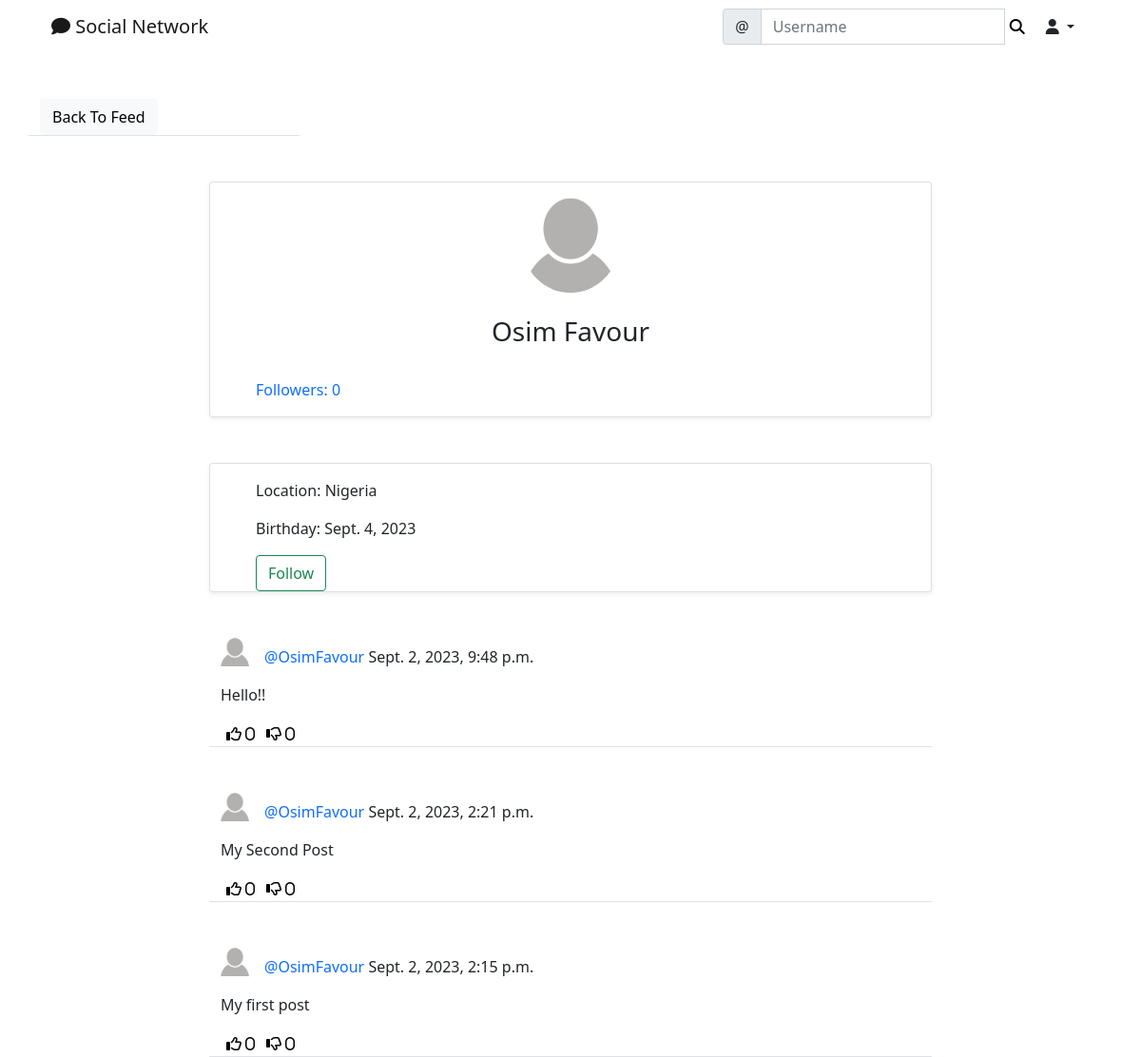
Page /social/profile/1/ on the earlier database version.
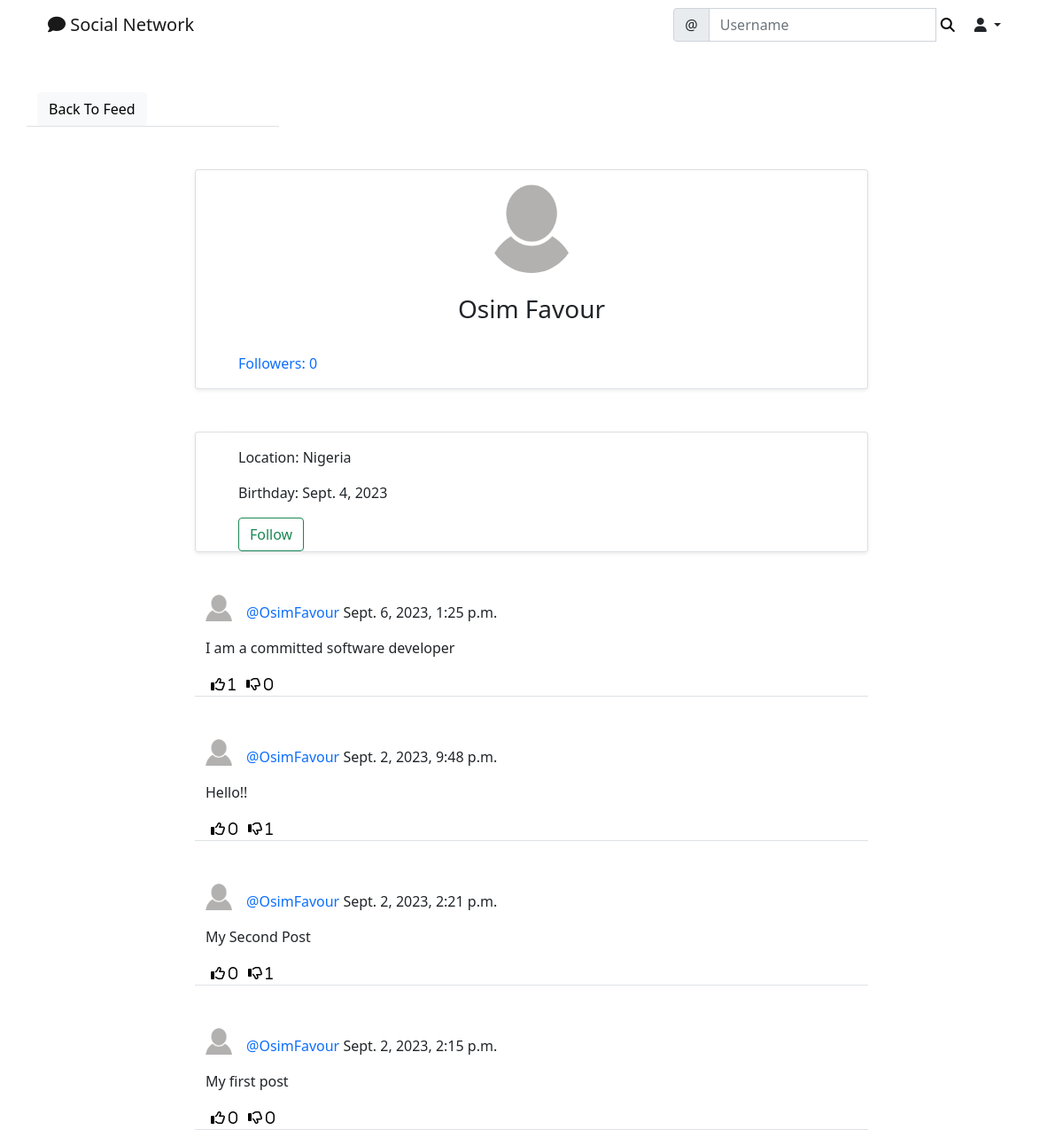
Same page on the later database version.
### social/models.py (models this page shows, shortened)
class Post(models.Model):
    body = models.TextField()
    created_on = models.DateTimeField(default=timezone.now)
    author = models.ForeignKey(User, on_delete=models.CASCADE)
    likes = models.ManyToManyField(User, blank=True, related_name='likes')
    dislikes = models.ManyToManyField(User, blank=True, related_name='dislikes')
    parent = models.ForeignKey('self', on_delete=models.CASCADE, blank=True, null=True, related_name='+')

class UserProfile(models.Model):
    user = models.OneToOneField(User, primary_key=True, verbose_name="user", related_name="profile", on_delete=models.CASCADE)
    name = models.CharField(max_length=30, blank=True, null=True)
    bio = models.TextField(max_length=500, blank=True, null=True)
    birth_date = models.DateField(null=True, blank=True)
    location = models.CharField(max_length=100, blank=True, null=True)
    picture = models.ImageField(upload_to='uploads/profile_pictures', default='uploads/profile_pictures/default.png')
    followers = models.ManyToManyField(User, blank=True, related_name='followers')

### social/views.py (the view)
# urls.py: path('profile/<int:pk>/', ProfileView.as_view(), name="profile"),
class ProfileView(View):
    def get(self, request, pk, *args, **kwargs):
        profile = UserProfile.objects.get(pk=pk)
        user = profile.user
        posts = Post.objects.filter(author=user).order_by('-created_on')
        followers = profile.followers.all()
        number_of_followers = len(followers)
        if len(followers) == 0:
            is_following = False
        for follower in followers:
            if follower == request.user:
                is_following = True
                break
            else:
                is_following = False
        context = {
            'user': user,
            'profile': profile,
            'posts': posts,
            'number_of_followers': number_of_followers,
            'is_following': is_following,
        }
        return render(request, 'social/profile.html', context)

### social/templates/social/profile.html (shortened to what this page needs)
{% extends 'landing/base.html' %}
{% block content %}
    <div class="container">
        <div class="row mt-5">
            <div class="col-md-3 col-sm-6 border-bottom">
                <a href="{% url 'post-list' %}" class="btn btn-light">Back To Feed</a>
            </div>
        </div>
        <div class="row justify-content-center mt-5">
            <div class="card shadow-sm col-md-8 col-sm-12 border-bottom px-5 pt-3">
                <div class="text-center">
                    <img src="{{ profile.picture.url }}" alt="" class="rounded-circle" width="100" height="100">
                    {% if profile.name %}
                        <h3 class="py-4">{{ profile.name }}
                        </h3>
                    {% endif %}
                </div>
                <div class="mb-3">
                    <a href="{% url 'list-followers' profile.pk %}" class="post-link">Followers: {{ number_of_followers }}</a>
                </div>
            </div>
        </div>
        <div class="row justify-content-center mt-5">
            <div class="card shadow-sm col-md-8 col-sm-12 border-bottom px-5 pt-3">
                {% if profile.location %}
                    <p>Location: {{ profile.location }}</p>
                {% endif %}
                {% if profile.birth_date %}
                    <p>Birthday: {{ profile.birth_date }}</p>
                {% endif %}
                {% if user == request.user %}
                {% else %}
                    {% if is_following %}
                        <form action="{% url 'remove-follower' profile.pk %}" method="post">
                            {% csrf_token %}
                            <button class="btn btn-outline-danger" type="submit">Unfollow</button>
                        </form>
                    {% else %}
                        <form action="{% url 'add-follower' profile.pk %}" method="post">
                            <button class="btn btn-outline-success" type="submit">Follow</button>
                        </form>
                    {% endif %}
                {% endif %}
            </div>
        </div>
        {% for post in posts %}
            <div class="row justify-content-center mt-5">
                <div class="col-md-8 col-sm-12 border-bottom">
                    <div>
                        <a href="{% url 'profile' post.author.profile.pk %}">
                            <img src="{{ post.author.profile.picture.url }}" alt="" class="round-circle post-img" height="30" width="30">
                        </a>
                        <p class="post-text">
                            <a href="{% url 'profile' post.author.profile.pk %}" class="text-primary post-link">@{{ post.author }}</a> {{ post.created_on }}
                        </p>
                    </div>
                    <div class="position-relative">
                        <p>{{ post.body }}</p>
                    </div>
                    <div class="d-flex flex-row">
                        <form action="{% url 'like' post.pk %}" method="POST">
                            <button class="remove-default-btn" type="submit">
                                <i class="far fa-thumbs-up"> <span>{{ post.likes.all.count }}</span></i>
                            </button>
                        </form>
                        <form action="{% url 'dislike' post.pk %}" method="POST">
                            <button class="remove-default-btn" type="submit">
                                <i class="far fa-thumbs-down"> <span>{{ post.dislikes.all.count }}</span></i>
                            </button>
                        </form>
                    </div>
                </div>
            </div>
        {% endfor %}
    </div>
{% endblock content %}

Differences in the rows shown:
added Post: author.profile.picture (placeholder picture), author "OsimFavour", created_on "Sept. 6, 2023, 1:25 p.m.", body "I am a committed software developer", likes.all.count "1", dislikes.all.count "0"
computed for Post "Sept. 2, 2023, 9:48 p.m.": dislikes.all.count "0" → "1"
computed for Post "Sept. 2, 2023, 2:21 p.m.": dislikes.all.count "0" → "1"
